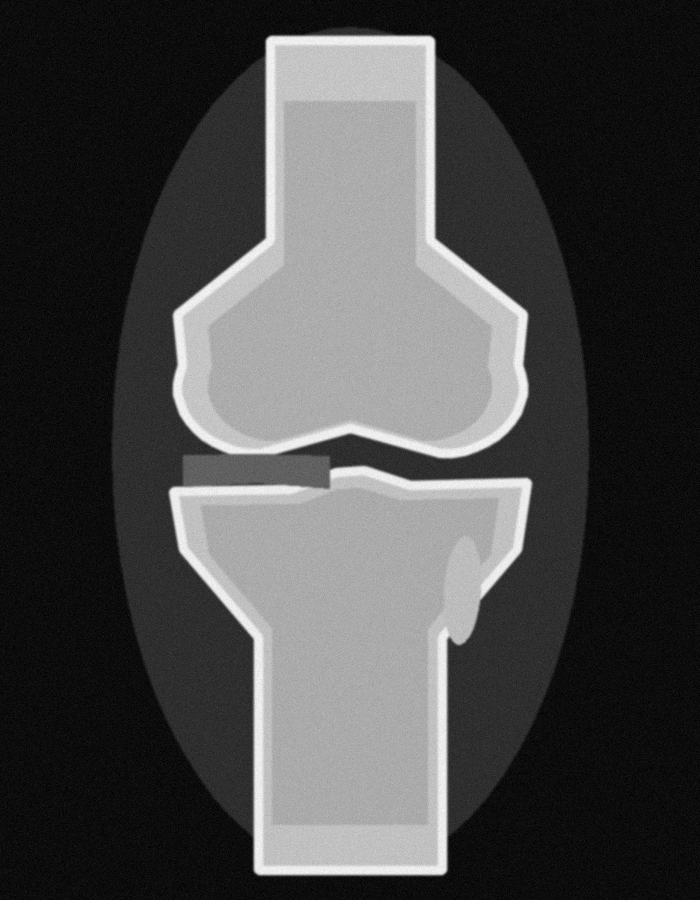
#> input picture backend/data/samples/OAI_sample_01.png, 700 x 900 px
$ python -i image_processor.py   (imports and definitions only)
#> lines starting #> are read from the running program, lines starting #| are printed output that depends on the picture; after the words box and inside, x2 and y2 are one past the last pixel; in counts of white or black regions, pixels touching at a corner belong together
#> further down, picture is the input picture: shape (900, 700, 3); min 0, max 254, mean 72.6
"""Simulated segmentation overlays drawn with OpenCV/PIL.

The bone region is located first with an Otsu threshold so the zones land on the
anatomy rather than on the frame — important for films that are cropped oddly or
that show both knees. Zones are then placed proportionally inside that region and
jittered deterministically from the image hash, and rendered as labelled boxes
plus measurement callouts. A separate PNG is produced per structure combination
so the frontend can toggle overlays without a round-trip.
"""

import io
import os
from typing import Dict, List, Optional, Tuple

import cv2
import numpy as np
from PIL import Image

from services.seed import rng_for

# BGR, because OpenCV.
COLORS = {
    "femur": (246, 130, 59),      # #3B82F6 blue
    "meniscus": (129, 185, 16),   # #10B981 green
    "tibia": (68, 68, 239),       # #EF4444 red
}
HEX_COLORS = {"femur": "#3B82F6", "meniscus": "#10B981", "tibia": "#EF4444"}

STRUCTURES = ["femur", "meniscus", "tibia"]

MAX_EDGE = 1100


# [17 lines left out: functions load_image, _fit, not called in this run]


def _cluster_columns(blobs, min_overlap=0.4):
    """Group blobs that occupy the same vertical column into one limb.

    The joint space splits a limb into separate femur and tibia components, so
    components whose horizontal extents overlap are unioned back together.
    """
    clusters = []
    for b in sorted(blobs, key=lambda b: b[cv2.CC_STAT_LEFT]):
        x0, x1 = b[cv2.CC_STAT_LEFT], b[cv2.CC_STAT_LEFT] + b[cv2.CC_STAT_WIDTH]
        y0, y1 = b[cv2.CC_STAT_TOP], b[cv2.CC_STAT_TOP] + b[cv2.CC_STAT_HEIGHT]
        area = b[cv2.CC_STAT_AREA]
        for c in clusters:
            overlap = min(x1, c["x1"]) - max(x0, c["x0"])
            if overlap > 0 and overlap >= min_overlap * min(x1 - x0, c["x1"] - c["x0"]):
                c["x0"], c["x1"] = min(c["x0"], x0), max(c["x1"], x1)
                c["y0"], c["y1"] = min(c["y0"], y0), max(c["y1"], y1)
                c["area"] += area
                break
        else:
            clusters.append({"x0": x0, "x1": x1, "y0": y0, "y1": y1, "area": area})
    return clusters


def detect_roi(img: np.ndarray, affected_side: Optional[str] = None) -> Dict[str, int]:
    """Locate the bone region so overlays land on anatomy, not on the frame.

    Otsu-thresholds the blurred greyscale, merges the components belonging to one
    limb, and — when a film shows both knees — picks the limb matching
    ``affected_side``. Standard AP radiographs are displayed as if facing the
    patient, so the patient's left knee appears on the viewer's right. Falls back
    to the full frame if nothing convincing is found.
    """
    h, w = img.shape[:2]
#> h = 900; w = 700
    full = {"x": 0, "y": 0, "w": w, "h": h, "detected": False}

    gray = cv2.cvtColor(img, cv2.COLOR_BGR2GRAY)
    gray = cv2.GaussianBlur(gray, (9, 9), 0)
    _, mask = cv2.threshold(gray, 0, 255, cv2.THRESH_BINARY + cv2.THRESH_OTSU)
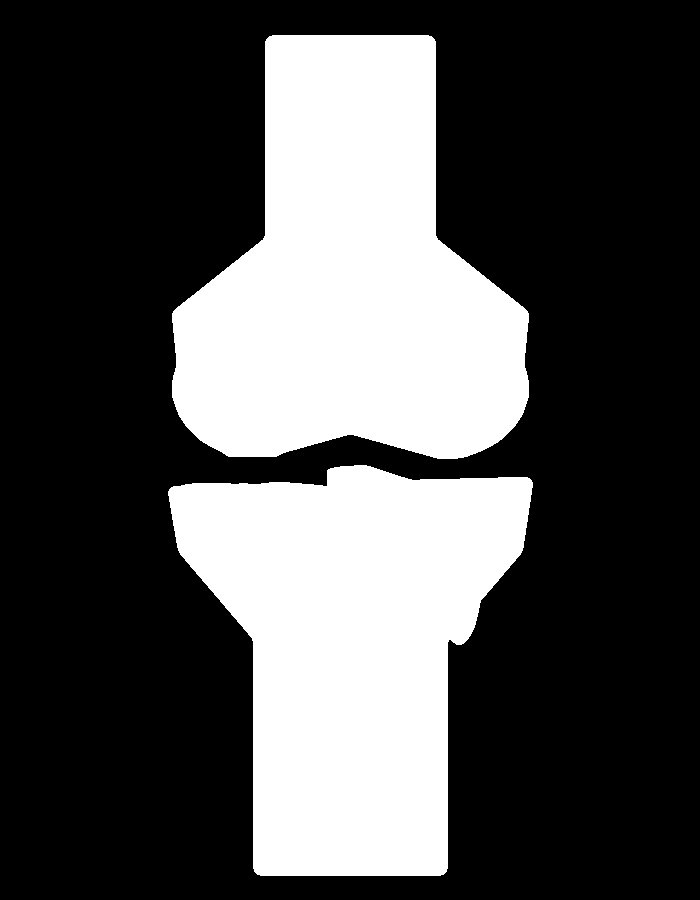
#> mask: shape (900, 700); 31.4% white; 2 white regions, box (x1, y1, x2, y2) and area: (172, 35, 529, 459) 101650, (168, 465, 533, 876) 96370

    kernel = np.ones((11, 11), np.uint8)
    mask = cv2.morphologyEx(mask, cv2.MORPH_OPEN, kernel)
#> mask: shape (900, 700); 31.4% white; 2 white regions, box (x1, y1, x2, y2) and area: (172, 35, 529, 459) 101630, (169, 465, 532, 876) 96335
    mask = cv2.morphologyEx(mask, cv2.MORPH_CLOSE, kernel)
#> mask: shape (900, 700); 31.4% white; 2 white regions, box (x1, y1, x2, y2) and area: (172, 35, 529, 459) 101637, (169, 465, 532, 876) 96357

    count, _, stats, _ = cv2.connectedComponentsWithStats(mask, connectivity=8)
#> count = 3; stats = [[0, 0, 700, 900, 432006], [172, 35, 357, 424, 101637], [169, 465, 363, 411, 96357]]
    if count < 2:
        return full

    # Drop the background label, then anything too small to be part of a limb.
    blobs = [stats[i] for i in range(1, count) if stats[i][cv2.CC_STAT_AREA] > 0.01 * h * w]
#> blobs = [[172, 35, 357, 424, 101637], [169, 465, 363, 411, 96357]]
    if not blobs:
        return full

    limbs = _cluster_columns(blobs)
#> the loop in _cluster_columns, `for b in sorted(blobs, key=lambda b: b[cv2.CC_STAT_LEFT]):` made 2 passes
#> (b, x0, x1, y0, y1, area) on passes 1 to 2: ([169, 465, 363, 411, 96357], 169, 532, 465, 876, 96357), ([172, 35, 357, 424, 101637], 172, 529, 35, 459, 101637)
#> after the loop in _cluster_columns, `for b in sorted(blobs, key=lambda b: b[cv2.CC_STAT_LEFT]):`: c = {'x0': 169, 'x1': 532, 'y0': 35, 'y1': 876, 'area': 197994}; clusters = 1 item
#> limbs = 1 item
    largest = max(c["area"] for c in limbs)
#> largest = 197994
    limbs = [c for c in limbs if c["area"] >= 0.45 * largest]

    if len(limbs) > 1 and affected_side:
        limbs.sort(key=lambda c: c["x0"])
        chosen = limbs[-1] if affected_side.lower().startswith("l") else limbs[0]
    else:
        chosen = max(limbs, key=lambda c: c["area"])
#> chosen has the same summary as c in _cluster_columns

    x, y = int(chosen["x0"]), int(chosen["y0"])
#> x = 169; y = 35
    bw, bh = int(chosen["x1"] - chosen["x0"]), int(chosen["y1"] - chosen["y0"])
#> bw = 363; bh = 841

    # A sliver means the threshold told us nothing useful; fall back to the frame.
    if bw < 0.08 * w or bh < 0.25 * h:
        return full

    # Bone alone is narrower than the joint; widen a little so the zones read as
    # anatomy boxes rather than shrink-wrapped bone outlines.
    pad_x = int(bw * 0.18)
#> pad_x = 65
    x = max(x - pad_x, 0)
#> x = 104
    bw = min(bw + 2 * pad_x, w - x)
#> bw = 493

    return {"x": x, "y": y, "w": bw, "h": bh, "detected": True}


# [334 lines left out: functions compute_zones, _label, _draw_zone, _draw_measurements, polygon_zones, _draw_polygon and 9 more, not called in this run]

>>> import cv2
>>> picture = cv2.imread('../data/samples/OAI_sample_01.png')
>>> result = detect_roi(picture)
#> result = {'x': 104, 'y': 35, 'w': 493, 'h': 841, 'detected': True}

$ run again, on backend/data/samples/OAI_sample_02.png
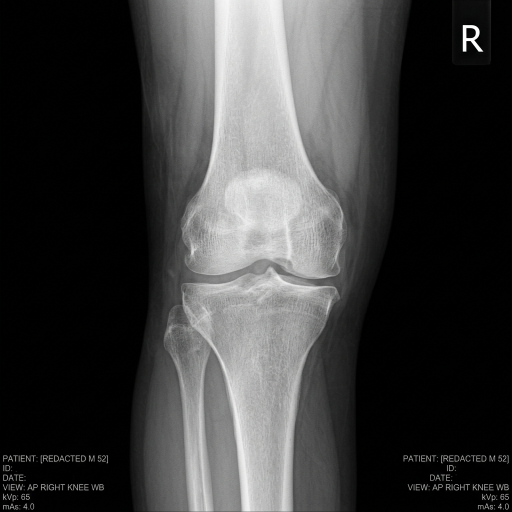
#> input picture backend/data/samples/OAI_sample_02.png, 1024 x 1024 px (shown at 1/2 size)
#> picture is the input picture: shape (1024, 1024, 3); mean B, G, R 60.5, 60.6, 60.6
#> in detect_roi, `_, mask = cv2.threshold(gray, 0, 255, cv2.THRESH_BINARY + cv2.THRESH_O..`:
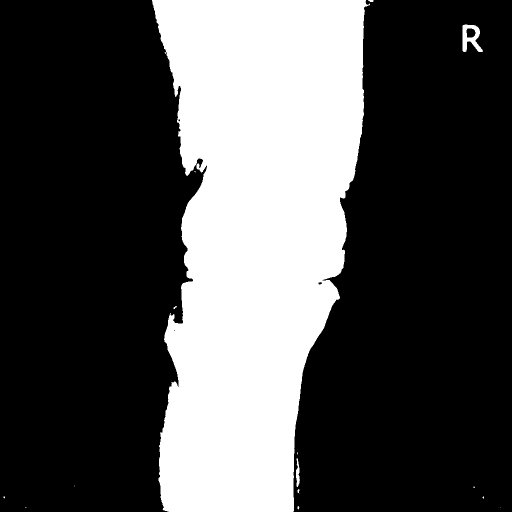
#> mask: shape (1024, 1024) (shown at 1/2 size); 31.3% white; 16 white regions (10 under 20 px), largest, box (x1, y1, x2, y2) and area: (304, 0, 740, 1024) 326887, (925, 49, 966, 104) 1176, (592, 916, 600, 974) 273, (736, 0, 747, 4) 35, (595, 978, 599, 987) 24, (347, 612, 354, 618) 21
#> in detect_roi, `mask = cv2.morphologyEx(mask, cv2.MORPH_OPEN, kernel)`:
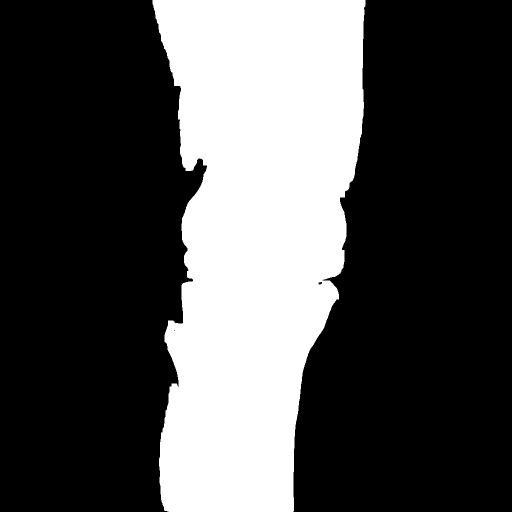
#> mask: shape (1024, 1024) (shown at 1/2 size); 31.1% white; 1 white region, box (x1, y1, x2, y2) and area: (305, 0, 731, 1024) 325915
#> count = 2; stats = [[0, 0, 1024, 1024, 722317], [305, 0, 426, 1024, 326259]]
#> blobs = [[305, 0, 426, 1024, 326259]]
#> the loop in _cluster_columns, `for b in sorted(blobs, key=lambda b: b[cv2.CC_STAT_LEFT]):` made 1 pass
#> (b, x0, x1, y0, y1, area) on pass 1: ([305, 0, 426, 1024, 326259], 305, 731, 0, 1024, 326259)
#> after the loop in _cluster_columns, `for b in sorted(blobs, key=lambda b: b[cv2.CC_STAT_LEFT]):`: clusters = 1 item
#> largest = 326259
#> chosen = {'x0': 305, 'x1': 731, 'y0': 0, 'y1': 1024, 'area': 326259}
#> in detect_roi, `x, y = int(chosen["x0"]), int(chosen["y0"])`: x = 305; y = 0
#> in detect_roi, `bw, bh = int(chosen["x1"] - chosen["x0"]), int(chosen["y1"] - chosen["..`: bw = 426; bh = 1024
#> pad_x = 76
#> in detect_roi, `x = max(x - pad_x, 0)`: x = 229
#> in detect_roi, `bw = min(bw + 2 * pad_x, w - x)`: bw = 578
#> result = {'x': 229, 'y': 0, 'w': 578, 'h': 1024, 'detected': True}
